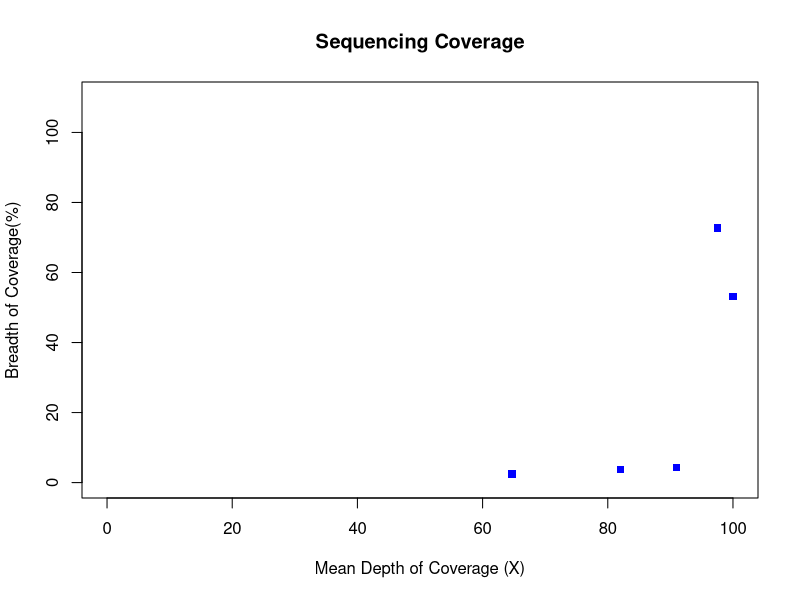

Here is the R script that generated this plot:
## Winter Genomics Evaluation report
## Observations will appear as comment blocks

## Observation 1
# This plot is hardcoded, wich is never desired
# Plotter scripts must take data from an input file and operate over it
# read.table over the Resume_Coverage.txt file would have avoided the hardcoding of values
# In case of evaluating 20,000 genome regions, there is no chance to manually hardcode the values

x <- c(3.70732, 4.27473, 2.47423, 53.1429, 72.6667)
y <- c(82, 91, 64.6667, 100, 97.5)

plot(y,x, xlab="Mean Depth of Coverage (X)", ylab="Breadth of Coverage(%)", main="Sequencing Coverage", ylim=c(0,110), xlim=c(0,100), pch=15, col="blue")

